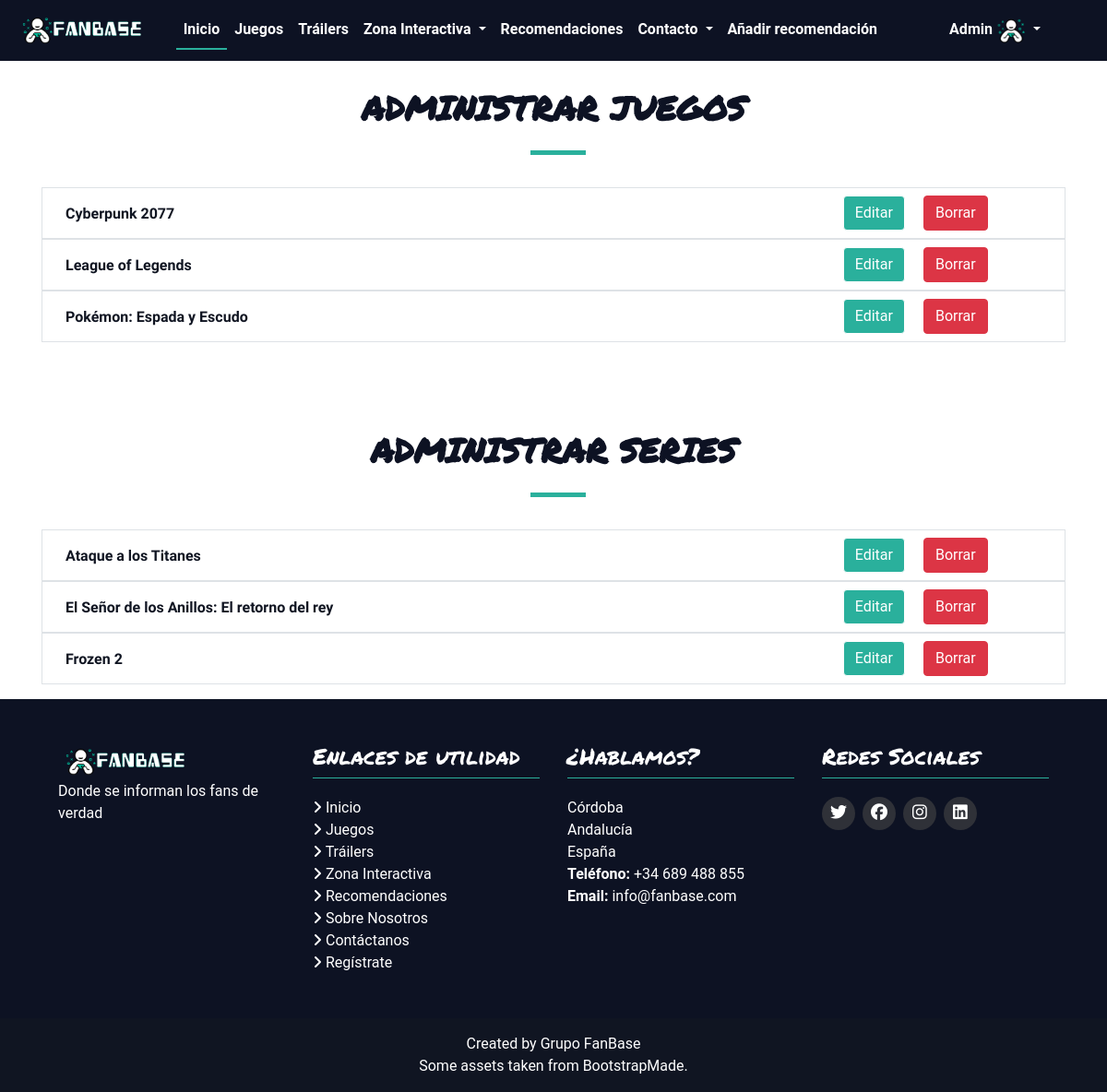
/panelrecomendaciones.php (signed in), run on the app's committed database.
### tables this page shows
CREATE TABLE `recomendacion` (
  `id` int(11) NOT NULL,
  `nombre` varchar(55) NOT NULL,
  `descripcion` text NOT NULL,
  `imagen` varchar(100) NOT NULL,
  `tipo` varchar(10) NOT NULL,
  `plataforma1` varchar(100) NOT NULL,
  `plataforma2` varchar(100) NOT NULL,
  `plataforma3` varchar(100) NOT NULL,
  `plataforma4` varchar(100) NOT NULL,
  `linkplataforma1` varchar(100) NOT NULL,
  `linkplataforma2` varchar(100) NOT NULL,
  `linkplataforma3` varchar(100) NOT NULL,
  `linkplataforma4` varchar(100) NOT NULL
);

### Controller/RecomendacionController.php (called while the page is built, shortened)
<?php
 require_once 'Model/Recomendacion.php';
class recomendacionController {
    public static function recuperarTodosJuegos(){
        try{
            $conex=new Conexion();
            $conex->setAttribute(PDO::ATTR_ERRMODE, PDO::ERRMODE_EXCEPTION);
            try{
                $consulta=$conex->query("SELECT * FROM recomendacion WHERE tipo='juego'");
                if($consulta!=null){
                    $productos=null;
                    while($registro=$consulta->fetch(PDO::FETCH_OBJ)){
                        $p=new recomendacion($registro->id, $registro->nombre,$registro->descripcion,$registro->imagen,$registro->tipo,$registro->plataforma1,$registro->plataforma2,$registro->plataforma3,$registro->plataforma4,$registro->linkplataforma1,$registro->linkplataforma2,$registro->linkplataforma3,$registro->linkplataforma4);
                        $productos[]=$p;
                    }
                    return $productos;
                }
            }catch (PDOException $p) {
                echo "Error ".$p->getMessage()."<br />";
            }
        } catch (PDOException $p) {
            echo "Error ".$p->getMessage()."<br />";
        }
    }
    public static function recuperarTodosSeries(){
        try{
            $conex=new Conexion();
            $conex->setAttribute(PDO::ATTR_ERRMODE, PDO::ERRMODE_EXCEPTION);
            try{
                $consulta=$conex->query("SELECT * FROM recomendacion WHERE tipo='seriepeli'");
                if($consulta!=null){
                    $productos=null;
                    while($registro=$consulta->fetch(PDO::FETCH_OBJ)){
                        $p=new recomendacion($registro->id,$registro->nombre,$registro->descripcion,$registro->imagen,$registro->tipo,$registro->plataforma1,$registro->plataforma2,$registro->plataforma3,$registro->plataforma4,$registro->linkplataforma1,$registro->linkplataforma2,$registro->linkplataforma3,$registro->linkplataforma4);
                        $productos[]=$p;
                    }
                    return $productos;
                }
            }catch (PDOException $p) {
                echo "Error ".$p->getMessage()."<br />";
            }
        } catch (PDOException $p) {
            echo "Error ".$p->getMessage()."<br />";
        }
    }
}

### Model/Recomendacion.php (called while the page is built, shortened)
<?php
class recomendacion {
    function __construct($id, $nombre, $descripcion, $imagen,$tipo,$plataforma1, $plataforma2,$plataforma3,$plataforma4,$linkplataforma1,$linkplataforma2,$linkplataforma3,$linkplataforma4) {
        $this->id = $id;
        $this->nombre = $nombre;
    }
    public function __get($name)    {
        return  $this->$name;
    }
}

### panelrecomendaciones.php (the view, shortened to what this page needs)
<?php
require_once 'Model/Recomendacion.php';
require_once 'Controller/RecomendacionController.php';
?>
<!DOCTYPE html>
<html lang="es">
<head>
  <?php
  include("includes/head-tag-contents.php");
  ?>
</head>
<body>
  <?php
  include("includes/navbar.php");
  ?>
  <main class="container">
    <section class="wow fadeInUp recomendaciones">
      <div class="section-header">
        <h2>Administrar Juegos</h2>
      </div>
      <div class="justify-content-center">
        <ul class="recomendaciones-list">
          <?php
          $recomendaciones = recomendacionController::recuperarTodosJuegos();
          ?>
          <?php
          foreach ($recomendaciones as $recomendacion) {
          ?>
            <li class="border">
              <div id="juegos">
                <div class="row">
                  <div class="col-lg-9">
                    <span class="mt-3"><?php echo $recomendacion->nombre; ?></span>
                  </div>
                  <div class="col-lg-3">
                    <form class="d-inline" method="POST" action="editarrecos.php"><button name="btneditar" class="btn btn-success m-2" value="<?php echo $recomendacion->id; ?>">Editar</button></form>
                    <form class="d-inline" method="POST"><button name="btnborrar" class="btn btn-danger m-2" value="<?php echo $recomendacion->id; ?>">Borrar</button></form>
                  </div>
                </div>
              </div>
            </li>
          <?php
          }
          ?>
        </ul>
      </div>
      <div class="section-header">
        <h2>Administrar Series</h2>
      </div>
      <div class="justify-content-center">
        <ul class="recomendaciones-list">
          <?php
          $recomendaciones = recomendacionController::recuperarTodosSeries();
          ?>
          <?php
          foreach ($recomendaciones as $recomendacion) {
          ?>
            <li class="border">
              <div id="seriepelis">
                <div class="row">
                  <div class="col-lg-9">
                    <span class="mt-3"><?php echo $recomendacion->nombre; ?></span>
                  </div>
                  <div class="col-lg-3">
                    <form class="d-inline" method="POST" action="editarrecos.php"><button name="btneditar" class="btn btn-success m-2" value="<?php echo $recomendacion->id; ?>">Editar</button></form>
                    <form class="d-inline" method="POST"><button name="btnborrar" class="btn btn-danger m-2" value="<?php echo $recomendacion->id; ?>">Borrar</button></form>
                  </div>
                </div>
              </div>
            </li>
          <?php
          }
          ?>
        </ul>
      </div>
    </section>
  </main>
  <?php include("includes/footer.php"); ?>
</body>
</html>

### assets/css/resume.css (style rules this page uses)
body { font-family: "Roboto", sans-serif; background-color: #fff; color: #2f3138; }
h1, h2, h3, h4, h5, h6 { font-family: "Permanent Marker", cursive; font-weight: 400; margin: 0 0 20px 0; padding: 0; color: #0d1223; }
.section-header { margin-top: 95px; margin-bottom: 35px; position: relative; padding-bottom: 20px; }
.section-header :before { content: ""; position: absolute; display: block; width: 60px; height: 5px; background: #2ab09c; bottom: 0; left: calc(50% - 25px); }
.section-header h2 { font-size: 36px; text-transform: uppercase; text-align: center; font-weight: 700; margin-bottom: 10px; }
.btn-success { background-color: #2ab09c; border-color: white; }
.recomendaciones .recomendaciones-list { padding: 0; list-style: none; }
.recomendaciones .recomendaciones-list li { border-bottom: 1px solid #ddd; padding-left: 25px; }
.recomendaciones .recomendaciones-list span { display: block; position: relative; font-family: "Raleway", sans-serif; font-size: 16px; line-height: 24px; font-weight: 600; padding-right: 20px; color: #101522; }

### data on the page
recomendacion: nombre "Cyberpunk 2077", $recomendacion->id 2 (drawn)
recomendacion: nombre "League of Legends", $recomendacion->id 5 (drawn)
recomendacion: nombre "Pokémon: Espada y Escudo", $recomendacion->id 6 (drawn)
recomendacion: nombre "Ataque a los Titanes", $recomendacion->id 1 (drawn)
recomendacion: nombre "El Señor de los Anillos: El retorno del rey", $recomendacion->id 3 (drawn)
recomendacion: nombre "Frozen 2", $recomendacion->id 4 (drawn)

### other printed values
$_SESSION['usuario']->usuario "Admin"
